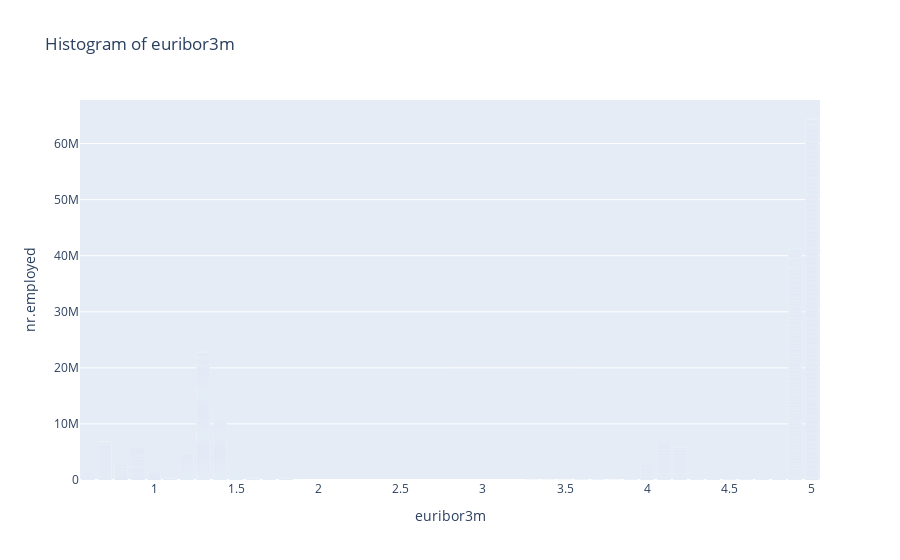

Notebook code for this chart:
### Code cell
fig = px.bar(df, x='euribor3m', y='nr.employed', title='Histogram of euribor3m')
fig.show()

### Figure 1 — Plotly figure (JSON) as saved in the notebook; plotly's stock layout.template omitted (floating-point values rounded to 4 significant figures; data arrays with more than 128 entries replaced by an {"elided": "..."} marker saying what was removed)
{"data": [{"alignmentgroup": "True", "hovertemplate": "euribor3m=%{x}<br>nr.employed=%{y}<extra></extra>", "legendgroup": "", "marker": {"color": "#636efa", "pattern": {"shape": ""}}, "name": "", "offsetgroup": "", "orientation": "v", "showlegend": false, "textposition": "auto", "type": "bar", "x": {"elided": "35157 float values"}, "xaxis": "x", "y": {"elided": "35157 float values"}, "yaxis": "y"}], "layout": {"barmode": "relative", "legend": {"tracegroupgap": 0}, "title": {"text": "Histogram of euribor3m"}, "xaxis": {"anchor": "y", "domain": [0, 1], "title": {"text": "euribor3m"}}, "yaxis": {"anchor": "x", "domain": [0, 1], "title": {"text": "nr.employed"}}}}
